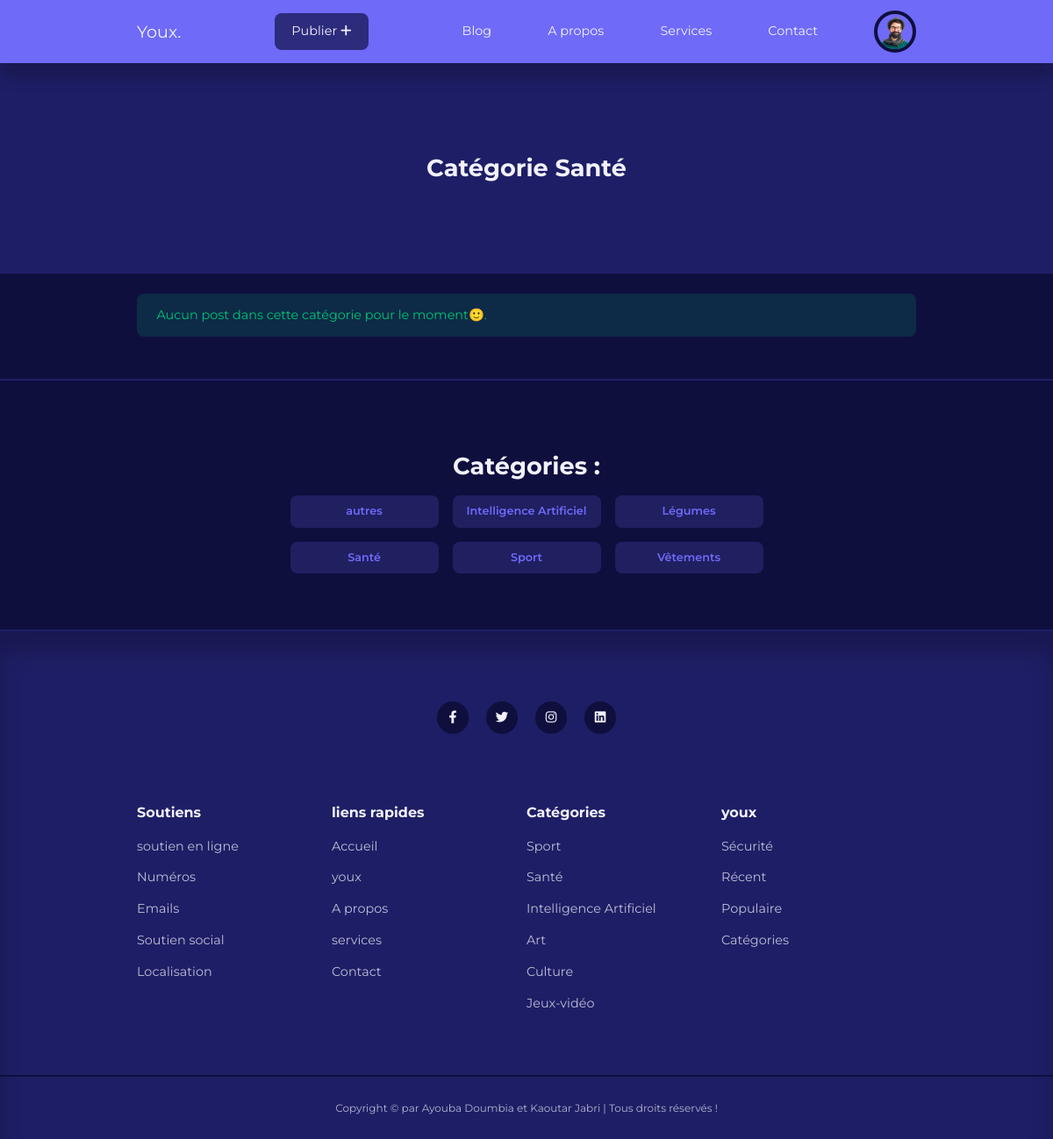
Page /category-post.php?id=5 (signed in) on the committed database.
### tables this page shows
CREATE TABLE IF NOT EXISTS `users` (
  `id` int NOT NULL AUTO_INCREMENT,
  `firstname` varchar(100) NOT NULL,
  `lastname` varchar(100) NOT NULL,
  `username` varchar(100) NOT NULL,
  `email` varchar(100) NOT NULL,
  `password` varchar(255) NOT NULL,
  `avatar` varchar(100) NOT NULL,
  `is_admin` tinyint(1) NOT NULL,
  PRIMARY KEY (`id`)
);

CREATE TABLE IF NOT EXISTS `categories` (
  `id` int NOT NULL AUTO_INCREMENT,
  `title` varchar(100) NOT NULL,
  `description` text NOT NULL,
  PRIMARY KEY (`id`)
);

### class/Model.php (called while the page is built, shortened)
<?php
require_once('Database.php');
abstract class Model{
    protected $db;
    protected $table_name = null;
    protected $field_id = null;
    public function __construct()
    {
        $this->db = new Database();
    }
    public function findOne(string $id)
    {
        $database_class = $this->db;
        $table = $this->table_name;
        $field__id = $this->field_id;
        $row = $database_class->selectOne("$table","$field__id = $id");
        return($row);
    }
}

### class/Database.php (called while the page is built, shortened)
<?php
class Database
{
    private $host = "localhost";
    private $username = "root";
    private $password = "root";
    private $dbname = "blog_db";
    private static $instance = null;
    private function connect()
    {
        if(self::$instance === null){
            $conn = new \PDO("mysql:host=$this->host;dbname=$this->dbname;charset=utf8;",$this->username,$this->password);
            if($conn){
                return $conn;
            }else{
                die('connexion impossible !');
            }
        }   else{
                return self::$instance;
        }
    }
    public function selectOne(string $table, string $where1 = '', string $where2 = '')
    {
        $conn = $this->connect();
        if($where1 == '' && $where2 == ''){
            $select = $conn->prepare("SELECT * FROM `$table`");
            $select->execute();
        }elseif($where2 == ''){
            $select = $conn->prepare("SELECT * FROM `$table` WHERE $where1");
            $select->execute();
        }else{
            $select = $conn->prepare("SELECT * FROM `$table` WHERE $where1 OR $where2");
            $select->execute();
        }
        if($select){
            $element = $select->fetch(\PDO::FETCH_ASSOC);
            return($element);
        }
    }
    public function selectOrder(string $table,  string $order = ''):array
    {
        $conn = $this->connect();
        if($order == ''){
            $select = $conn->prepare("SELECT * FROM $table");
            $select->execute();
        }else{
            $select = $conn->prepare("SELECT * FROM $table $order");
            $select->execute();
        }
        if($select){
            $element = $select->fetchAll(\PDO::FETCH_ASSOC);
            return($element);
        }
    }
}
?>

### class/Posts.php (called while the page is built, shortened)
<?php
require_once('Model.php');
class Posts extends Model{
    protected $table_name = "posts";
    protected $field_title = "title";
    public function allCategories()
    {
        $database_class = $this->db;
        $field__title = $this->field_title;
        $posts = $database_class->selectOrder("categories","ORDER BY $field__title");
        return($posts);
    }
    public function oneCategory($id){
        $database_class = $this->db;
        $category = $database_class->selectOne("categories","id = $id");
        return($category);
    }
    public function postByCategory($id){
        $database_class = $this->db;
        $table = $this->table_name;
        $rows = $database_class->selectOrder("$table","WHERE category_id = $id ORDER BY date_time DESC");
        return($rows);
    }
}
?>

### category_buttons.php (the view, shortened to what this page needs)
<?php $categories = $Posts->allCategories(); ?>
<section class="category__buttons">
    <div class="container center">
        <h2>Catégories :</h2>
    </div>
    <div class="container category__buttons-container">
        <?php foreach($categories as $category):?>
        <a href="<?= ROOT_URL ?>category-post.php?id=<?= $category['id'] ?>" class="category__button"><?= $category["title"]?> </a>
        <?php endforeach ?>
    </div>
</section>

### partials/header.php (shortened to what this page needs)
<?php
$Users = new Users();
if (isset($_SESSION['user-id'])) {
    $id = filter_var($_SESSION['user-id'], FILTER_SANITIZE_NUMBER_INT);
    $user = $Users->findOne($id);
}
?>
<!DOCTYPE html>
<html lang="fr">
<head>
    <link rel="stylesheet" href="https://cdnjs.cloudflare.com/ajax/libs/font-awesome/6.1.1/css/all.min.css">
    <link rel="stylesheet" href="./css/component.css">
    <link rel="stylesheet" href="./css/style.css">
</head>
<body>
    <nav>
        <div class="container nav__container">
            <a href="<?= ROOT_URL ?>home.php" class="nav__logo">Youx<span>.</span></a>
            <a class="btn dark" href="<?= ROOT_URL ?>admin/add-post.php">Publier <i class="fa-sharp fa-solid fa-plus"></i></a>
            <ul class="nav__ul">
                <li><a href="<?= ROOT_URL ?>blog.php" <?php if ($_SERVER['SCRIPT_NAME'] === '/TP/blog.php') : ?> class="active" <?php endif ?>>Blog</a></li>
                <li><a href="<?= ROOT_URL ?>about.php" <?php if ($_SERVER['SCRIPT_NAME'] === '/TP/about.php') : ?> class="active" <?php endif ?>>A propos</a></li>
                <li><a href="<?= ROOT_URL ?>services.php" <?php if ($_SERVER['SCRIPT_NAME'] === '/TP/services.php') : ?> class="active" <?php endif ?>>Services</a></li>
                <li><a href="<?= ROOT_URL ?>contact.php" <?php if ($_SERVER['SCRIPT_NAME'] === '/TP/contact.php') : ?> class="active" <?php endif ?>>Contact</a></li>
                <?php if (isset($_SESSION['user-id'])) : ?>
                    <li class="nav__profile">
                        <div class="avatar">
                            <img src="<?= ROOT_URL . 'images/' . $user['avatar'] ?>" alt="user profile image">
                        </div>
                    </li>
                <?php else : ?>
                    <li><a href="<?= ROOT_URL ?>signin.php">Connexion</a></li>
                <?php endif ?>
            </ul>
        </div>
    </nav>

### category-post.php (shortened to what this page needs)
<?php
include('partials/header.php');
$Posts = new Posts();
if(isset($_GET['id'])){
    $id = filter_var($_GET['id'], FILTER_SANITIZE_NUMBER_INT);
    $user_posts = $Posts->postByCategory($id);
    $category = $Posts->oneCategory($id);
}else{
    header('Location: '. ROOT_URL.'blog.php');
    die();
}
?>
<header class="category__title">
    <h2>Catégorie <?= $category["title"] ?></h2>
</header>
<?php if($user_posts): ?>
<section class="posts">
    <div class="container posts__container">
        <?php foreach($user_posts as $user_post): ?>
            <?php
                $post_category_id = $user_post["category_id"];
                $post_category = $Posts->oneCategory($post_category_id);
                $post_user_id = $user_post['user_id'];
                $post = $Users->findOne($post_user_id);
            ?>
        <article class="post">
            <div class="post__thumbnail">
                <img src="./images/<?= $user_post["thumbnail"] ?>" alt="">
            </div>
            <div class="post__info">
                <h3 class="post__title"><a href="<?= ROOT_URL ?>post.php?id=<?= $user_post["id"] ?>"><?= $user_post["title"] ?></a></h3>
                <p class="post__body">
                <?= substr($user_post["body"], 0,300); ?>...
                </p>
                <div class="post__author">
                    <div class="post__author-avatar">
                        <img src="images/<?= $post["avatar"] ?>" alt="">
                    </div>
                    <div class="post__author-info">
                        <h5>Par ~ <?= $post["username"] ?></h5>
                        <small>
                            <?= date("d M, Y - H:i", strtotime($user_post['date_time'])) ?>
                        </small>
                    </div>
                </div>
            </div>
        </article>
        <?php endforeach ?>
    </div>
</section>
<?php else : ?>
    <br>
    <div class="alert__message container success">
        <p>Aucun post dans cette catégorie pour le moment🙂.</p>
    </div>
<?php endif ?>
<?php include('category_buttons.php'); ?>
<?php include('partials/footer.php'); ?>

### css/component.css (style rules this page uses)
:root { --color-primary: #6f6af8; --color-primary-light: hsl(242, 91%, 69%, 18%); --color-primary-variant: #5854c7; --color-red: #da0f3f; --color-red-light: hsl(346, 87%, 46%, 15%); --color-green: #00c476; --color-green-light: hsl(156, 100%, 38%, 15%); --color-gray-900: #1e1e66; --color-gray-700: #2d2b7c; --color-gray-300: rgba(242, 242, 254, 0.3); --color-gray-200: rgba(242, 242, 254, 0.7); --color-white: #f2f2fe; --color-bg: #0f0f3e; --color-black:#000; --transition: all .3s ease; --container-width-lg: 74%; --container-width-md: 88%; --form-width: 40%; --card-border-radius-1: 0.3rem; --card-border-radius-2: 0.5rem; --card-border-radius-3: 0.8rem; --card-border-radius-4: 2rem; --card-border-radius-5: 5rem; }
* { margin: 0; padding: 0; outline: none; border: 0; text-decoration: none; list-style: none; box-sizing: border-box; }
body { font-family: 'Montserrat', sans-serif; line-height: 1.6; color: var(--color-gray-200); overflow-x: hidden; background-color: var(--color-bg); font-size: 0.9rem; }
.container { width: var(--container-width-lg); max-width: 1800px; margin: 0 auto; }
section { margin-top: 3rem; width: 100vw; position: relative; }
h1, h2, h3, h4, h5 { color: var(--color-white); line-height: 1.3; }
h2 { font-size: 1.7rem; margin: 1rem 0; }
a { color: var(--color-white); transition: var(--transition); }
img { display: block; width: 100%; }
.btn { display: inline-block; width: fit-content; padding: 0.6rem 1.2rem; background-color: var(--color-primary); border-radius: var(--card-border-radius-2); cursor: pointer; transition: var(--transition); color: var(--color-white); }
.btn.dark { background-color: var(--color-gray-700); }
.center { text-align: center; }
.category__button { background: var(--color-primary-light); color: var(--color-primary); display: inline-block; padding: 0.5rem 1rem; border-radius: var(--card-border-radius-2); font-weight: 600; font-size: 0.8rem; text-align: center; }

### css/style.css (style rules this page uses)
nav { background-color: var(--color-primary); width: 100vw; height: 4.5rem; position: fixed; top: 0; z-index: 10; box-shadow: 0 1rem 1rem rgba(0, 0, 0, 0.2); }
.nav__container { height: 100%; display: flex; align-items: center; justify-content: space-between; }
.avatar { width: 3rem; height: 3rem; border-radius: 50%; overflow: hidden; border: 0.3rem solid var(--color-bg); }
.avatar img { width: 100%; height: 100%; }
.nav__logo { font-size: 600; font-size: 1.2rem; }
.nav__ul { display: flex; align-items: center; justify-content: center; gap: 4rem; }
.nav__ul li { transition: all .3s ease; }
.nav__profile { position: relative; cursor: pointer; }
.alert__message { padding: 0.8rem 1.4rem; margin-bottom: 1rem; border-radius:var(--card-border-radius-2); }
.alert__message.success { background-color: var(--color-green-light); color: var(--color-green); }
.category__buttons { padding: 4rem 0; border-top: 2px solid var(--color-gray-900); border-bottom: 2px solid var(--color-gray-900); }
.category__buttons-container { width: fit-content; display: grid; grid-template-columns: repeat(3, 1fr); gap: 1rem; }
.category__title { height: 15rem; margin-top: 4.5rem; background-color: var(--color-gray-900); width: 100%; display: grid; place-items: center; }

### rows in the picture
users: avatar (picture)
categories: title "Santé"
categories: title "autres"
categories: title "Intelligence Artificiel"
categories: title "Légumes"
categories: title "Sport"
categories: title "Vêtements"
